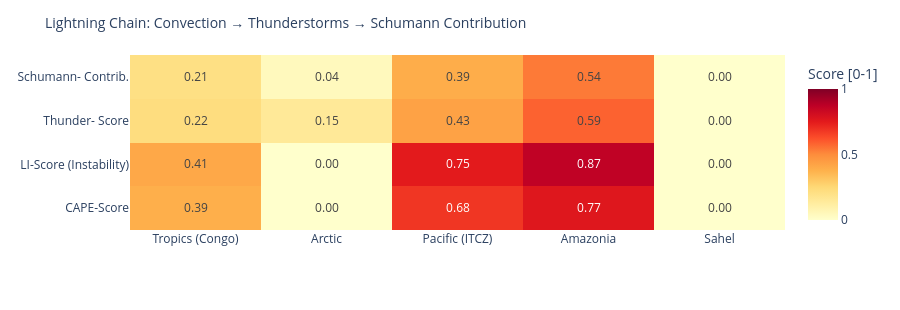

Here is the notebook cell this chart was saved with:
### Code cell
# ============================================================
# LIGHTNING CHAIN: Convection → Thunderstorms → Schumann
# Shows the causal chain per measurement point as heatmap
# ============================================================

def cape_score(v):
    """CAPE → normalized score [0,1]"""
    if v is None or pd.isna(v): return 0.0
    return min(1.0, float(v) / 3000)

def li_score(v):
    """Lifted Index: negative = unstable → score [0,1]"""
    if v is None or pd.isna(v): return 0.3
    return min(1.0, max(0.0, (-float(v) + 6) / 12))

def cloud_score(v):
    if v is None or pd.isna(v): return 0.3
    return float(v) / 100

def thunder_score(row):
    """Kombinierter Gewitterwahrscheinlichkeits-Score
    CAPE + LI + Bedeckung + WMO-Gewitter + konvektiver Niederschlag (showers)
    Hinweis: X-Ray und Kp sind kein Bestandteil – nur geomagn./solarer Kontext.
    """
    cs = cape_score(row.get('cape'))
    ls = li_score(row.get('li'))
    cl = cloud_score(row.get('cloud'))
    t  = 1.0 if row.get('thunderstorm') else 0.0
    # Convective precipitation (showers) as additional indicator
    sh = min(1.0, (row.get('showers') or 0) / 5.0)
    return round(cs * 0.30 + ls * 0.25 + cl * 0.15 + t * 0.20 + sh * 0.10, 3)

def schumann_contribution(t_score, lat):
    """Schumann contribution: higher in tropics (±30°), scaled by thunderstorm score"""
    lat_weight = max(0.3, 1.0 - abs(lat) / 60)
    return round(t_score * lat_weight, 3)

df_atm['cape_score']   = df_atm.apply(lambda r: cape_score(r['cape']), axis=1)
df_atm['li_score']     = df_atm.apply(lambda r: li_score(r['li']),    axis=1)
df_atm['thunder_score']= df_atm.apply(lambda r: thunder_score(r.to_dict()), axis=1)
df_atm['schumann_contribution'] = df_atm.apply(
    lambda r: schumann_contribution(r['thunder_score'], r['lat']), axis=1)

metrics = ['cape_score', 'li_score', 'thunder_score', 'schumann_contribution']
labels  = ['CAPE-Score', 'LI-Score\n(Instability)', 'Thunder-\nScore', 'Schumann-\nContrib.']
z_data  = [df_atm[m].tolist() for m in metrics]

fig = go.Figure(go.Heatmap(
    z=z_data,
    x=df_atm['point'].tolist(),
    y=labels,
    colorscale='YlOrRd',
    zmin=0, zmax=1,
    text=[[f'{v:.2f}' for v in row] for row in z_data],
    texttemplate='%{text}', textfont=dict(size=12),
    colorbar=dict(title='Score [0-1]')
))
fig.update_layout(
    title=dict(text='Lightning Chain: Convection → Thunderstorms → Schumann Contribution', font=dict(size=14)),
    height=310,
    plot_bgcolor='rgba(0,0,0,0)', paper_bgcolor='rgba(0,0,0,0)',
    margin=dict(l=130, r=80, t=55, b=80)
)
fig.show()

### Figure 1 — Plotly figure (JSON) as saved in the notebook; plotly's stock layout.template omitted (floating-point values rounded to 4 significant figures)
{"data": [{"colorbar": {"title": {"text": "Score [0-1]"}}, "colorscale": [[0.0, "rgb(255,255,204)"], [0.125, "rgb(255,237,160)"], [0.25, "rgb(254,217,118)"], [0.375, "rgb(254,178,76)"], [0.5, "rgb(253,141,60)"], [0.625, "rgb(252,78,42)"], [0.75, "rgb(227,26,28)"], [0.875, "rgb(189,0,38)"], [1.0, "rgb(128,0,38)"]], "text": [["0.39", "0.00", "0.68", "0.77", "0.00"], ["0.41", "0.00", "0.75", "0.87", "0.00"], ["0.22", "0.15", "0.43", "0.59", "0.00"], ["0.21", "0.04", "0.39", "0.54", "0.00"]], "textfont": {"size": 12}, "texttemplate": "%{text}", "type": "heatmap", "x": ["Tropics (Congo)", "Arctic", "Pacific (ITCZ)", "Amazonia", "Sahel"], "y": ["CAPE-Score", "LI-Score\n(Instability)", "Thunder-\nScore", "Schumann-\nContrib."], "z": [[0.3867, 0.0, 0.6833, 0.7667, 0.0], [0.4083, 0.0, 0.75, 0.8667, 0.0], [0.223, 0.148, 0.429, 0.586, 0.0], [0.208, 0.044, 0.393, 0.537, 0.0]], "zmax": 1, "zmin": 0}], "layout": {"height": 310, "margin": {"b": 80, "l": 130, "r": 80, "t": 55}, "paper_bgcolor": "rgba(0,0,0,0)", "plot_bgcolor": "rgba(0,0,0,0)", "title": {"font": {"size": 14}, "text": "Lightning Chain: Convection → Thunderstorms → Schumann Contribution"}}}
